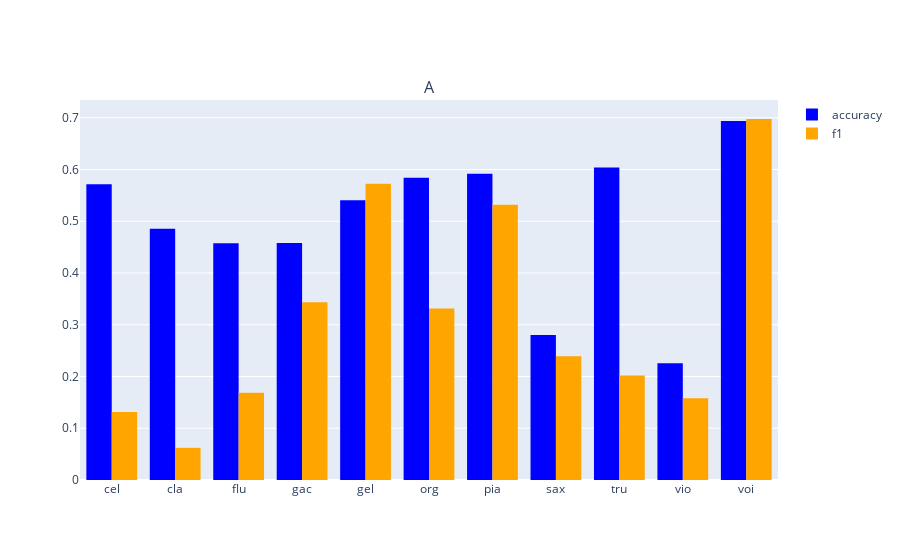

Write notebook code for a chart like this one.
### Code cell
iplot(fig_per_inst, filename = "per_inst.html")

### Figure 1 — Plotly figure (JSON) as saved in the notebook; plotly's stock layout.template omitted (floating-point values rounded to 4 significant figures)
{"data": [{"histfunc": "sum", "marker": {"color": "blue"}, "name": "accuracy", "showlegend": true, "type": "histogram", "x": ["cel", "cla", "flu", "gac", "gel", "org", "pia", "sax", "tru", "vio", "voi"], "xaxis": "x", "y": [0.5717, 0.4857, 0.4576, 0.4579, 0.5404, 0.5842, 0.5919, 0.2801, 0.604, 0.2258, 0.6938], "yaxis": "y"}, {"histfunc": "sum", "marker": {"color": "orange"}, "name": "f1", "showlegend": true, "type": "histogram", "x": ["cel", "cla", "flu", "gac", "gel", "org", "pia", "sax", "tru", "vio", "voi"], "xaxis": "x", "y": [0.1313, 0.06218, 0.1685, 0.3437, 0.5724, 0.3313, 0.5317, 0.2391, 0.202, 0.1582, 0.6976], "yaxis": "y"}], "layout": {"annotations": [{"font": {"size": 16}, "showarrow": false, "text": "A", "x": 0.5, "xanchor": "center", "xref": "paper", "y": 1, "yanchor": "bottom", "yref": "paper"}], "xaxis": {"anchor": "y", "domain": [0, 1]}, "yaxis": {"anchor": "x", "domain": [0, 1]}}}
